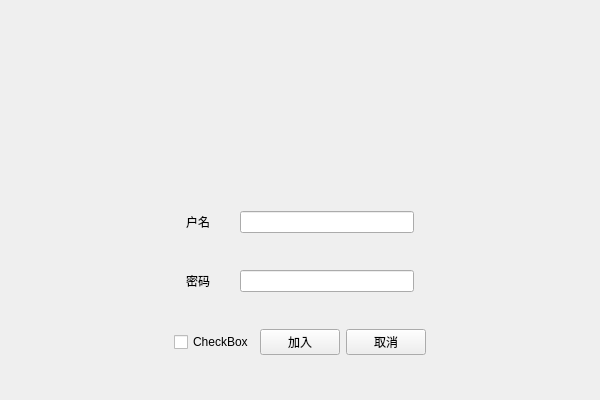
<?xml version="1.0" encoding="UTF-8"?>
<ui version="4.0">
 <class>UserLoginClass</class>
 <widget class="QWidget" name="UserLoginClass">
  <property name="geometry">
   <rect>
    <x>0</x>
    <y>0</y>
    <width>600</width>
    <height>400</height>
   </rect>
  </property>
  <property name="windowTitle">
   <string>UserLogin</string>
  </property>
  <widget class="QWidget" name="title" native="true">
   <property name="geometry">
    <rect>
     <x>0</x>
     <y>0</y>
     <width>600</width>
     <height>150</height>
    </rect>
   </property>
  </widget>
  <widget class="QWidget" name="body" native="true">
   <property name="geometry">
    <rect>
     <x>0</x>
     <y>150</y>
     <width>600</width>
     <height>250</height>
    </rect>
   </property>
   <layout class="QVBoxLayout" name="verticalLayout">
    <property name="topMargin">
     <number>30</number>
    </property>
    <item>
     <layout class="QHBoxLayout" name="horizontalLayout">
      <item>
       <spacer name="horizontalSpacer">
        <property name="orientation">
         <enum>Qt::Horizontal</enum>
        </property>
        <property name="sizeHint" stdset="0">
         <size>
          <width>40</width>
          <height>20</height>
         </size>
        </property>
       </spacer>
      </item>
      <item>
       <widget class="QLabel" name="label">
        <property name="minimumSize">
         <size>
          <width>48</width>
          <height>16</height>
         </size>
        </property>
        <property name="text">
         <string>户名</string>
        </property>
       </widget>
      </item>
      <item>
       <widget class="QLineEdit" name="lineEdit"/>
      </item>
      <item>
       <spacer name="horizontalSpacer_2">
        <property name="orientation">
         <enum>Qt::Horizontal</enum>
        </property>
        <property name="sizeHint" stdset="0">
         <size>
          <width>40</width>
          <height>20</height>
         </size>
        </property>
       </spacer>
      </item>
     </layout>
    </item>
    <item>
     <layout class="QHBoxLayout" name="horizontalLayout_2">
      <item>
       <spacer name="horizontalSpacer_3">
        <property name="orientation">
         <enum>Qt::Horizontal</enum>
        </property>
        <property name="sizeHint" stdset="0">
         <size>
          <width>40</width>
          <height>20</height>
         </size>
        </property>
       </spacer>
      </item>
      <item>
       <widget class="QLabel" name="label_2">
        <property name="minimumSize">
         <size>
          <width>48</width>
          <height>16</height>
         </size>
        </property>
        <property name="text">
         <string>密码</string>
        </property>
       </widget>
      </item>
      <item>
       <widget class="QLineEdit" name="lineEdit_2"/>
      </item>
      <item>
       <spacer name="horizontalSpacer_4">
        <property name="orientation">
         <enum>Qt::Horizontal</enum>
        </property>
        <property name="sizeHint" stdset="0">
         <size>
          <width>40</width>
          <height>20</height>
         </size>
        </property>
       </spacer>
      </item>
     </layout>
    </item>
    <item>
     <layout class="QHBoxLayout" name="horizontalLayout_3">
      <item>
       <spacer name="horizontalSpacer_5">
        <property name="orientation">
         <enum>Qt::Horizontal</enum>
        </property>
        <property name="sizeHint" stdset="0">
         <size>
          <width>40</width>
          <height>20</height>
         </size>
        </property>
       </spacer>
      </item>
      <item>
       <widget class="QCheckBox" name="checkBox">
        <property name="text">
         <string>CheckBox</string>
        </property>
       </widget>
      </item>
      <item>
       <widget class="QPushButton" name="pushButton">
        <property name="text">
         <string>加入</string>
        </property>
       </widget>
      </item>
      <item>
       <widget class="QPushButton" name="pushButton_2">
        <property name="text">
         <string>取消</string>
        </property>
       </widget>
      </item>
      <item>
       <spacer name="horizontalSpacer_6">
        <property name="orientation">
         <enum>Qt::Horizontal</enum>
        </property>
        <property name="sizeHint" stdset="0">
         <size>
          <width>40</width>
          <height>20</height>
         </size>
        </property>
       </spacer>
      </item>
     </layout>
    </item>
   </layout>
  </widget>
 </widget>
 <layoutdefault spacing="6" margin="11"/>
 <resources/>
 <connections/>
</ui>
